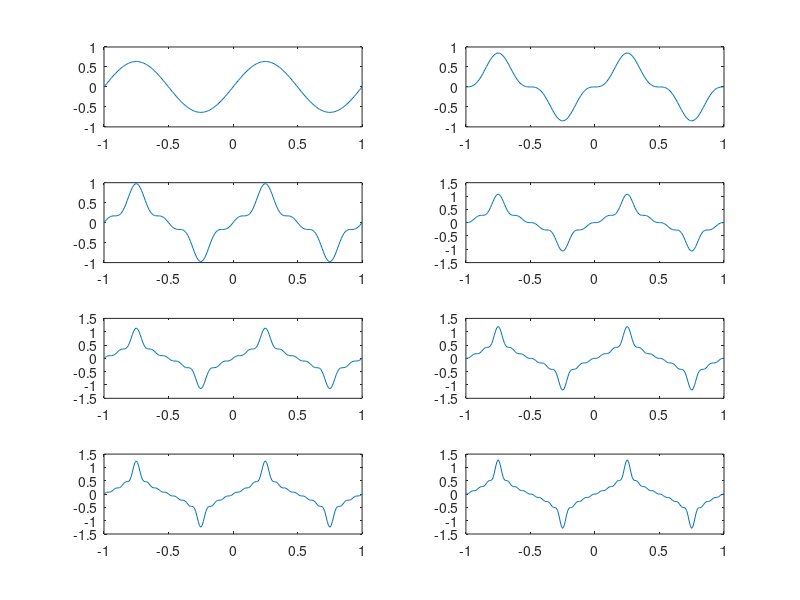

Here is the MATLAB script that generated this plot:
% meandr.m
% количество отсчетов (гармоник):
N=8;
% частота дискретизации:
t=-1:0.01:1;
% значение амплитуды:
A=1;
% период:
T=1;
% амплитуда гармоник
nh=(1:N)*2-1;
% массив коэффициентов для ряда, заданного через cos:
Am=2/pi ./ nh;
Am(2:2:end) = -Am(2:2:end);
% массив гармоник:
harmonics=sin(2 * pi * nh' * t/T);
% массив элементов ряда:
s1=harmonics.*repmat(Am',1,length(t));
% Суммирование ряда:
s2=cumsum(s1);
% Построение графиков:
for k=1:N
  subplot(4,2,k)
  plot(t, s2(k,:))
end
% Экспорт рисунка в файл .png:
print("meandr.png");
